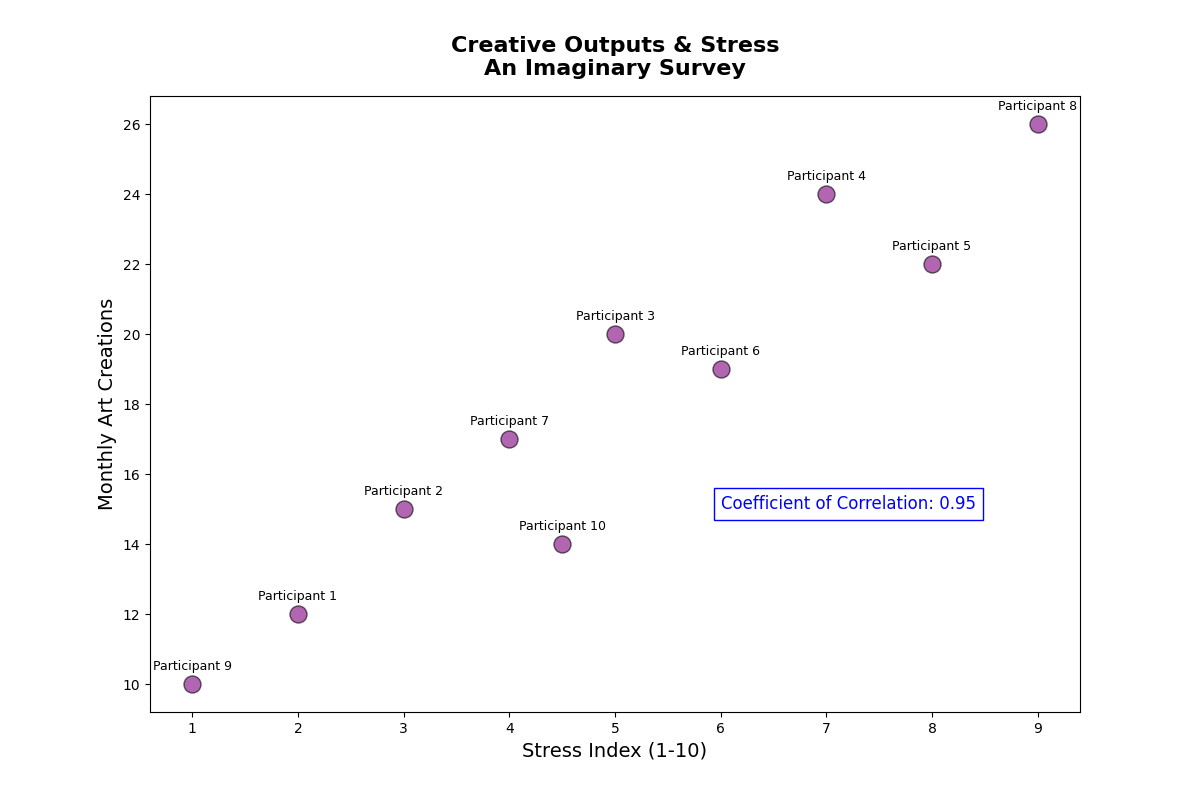

Python code for this plot:
import matplotlib.pyplot as plt
import numpy as np
from scipy.stats import pearsonr

# Data inputs
stress_levels = np.array([2, 3, 5, 7, 8, 6, 4, 9, 1, 4.5])
artworks_produced = np.array([12, 15, 20, 24, 22, 19, 17, 26, 10, 14])

# Calculate correlation
corr_coefficient, _ = pearsonr(stress_levels, artworks_produced)
corr_text = f"Coefficient of Correlation: {corr_coefficient:.2f}"

plt.figure(figsize=(12, 8))

# Scatter plot
plt.scatter(stress_levels, artworks_produced, color='purple', s=150, alpha=0.6, edgecolor='black')

# Title and labels
plt.title("Creative Outputs & Stress\nAn Imaginary Survey", fontsize=16, fontweight='bold', pad=15)
plt.xlabel("Stress Index (1-10)", fontsize=14)
plt.ylabel("Monthly Art Creations", fontsize=14)

# Annotate points
for i, txt in enumerate(range(1, 11)):
    plt.annotate(f"Participant {txt}", (stress_levels[i], artworks_produced[i]), textcoords="offset points", xytext=(0, 10), ha='center', fontsize=9)

# Adding the correlation text on plot
plt.text(6, 15, corr_text, fontsize=12, color='blue', bbox=dict(facecolor='white', edgecolor='blue', pad=5.0))

# Display the plot
plt.show()
